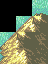

Rendered tile map (Tiled .tmx) drawn with the repository's tilesets; below, a short description and the full map source, tile grids included:
An orthogonal 3x4 tile map with 16x16 px tiles, 1 tile layer (Tile Layer 1).

<map version="1.0" tiledversion="1.1.4" orientation="orthogonal" renderorder="right-down" width="3" height="4" tilewidth="16" tileheight="16" infinite="0" nextobjectid="1">
 <tileset firstgid="1" name="01000203" tilewidth="16" tileheight="16" tilecount="1024" columns="32">
  <image source="01000203.png" trans="ffffff" width="512" height="512" />
 </tileset>
 <layer name="Tile Layer 1" width="3" height="4">
  <properties>
   <property name="Main" value="" />
  </properties>
  <data>
   <tile />
   <tile />
   <tile gid="743" />
   <tile />
   <tile gid="656" />
   <tile gid="617" />
   <tile gid="592" />
   <tile gid="617" />
   <tile gid="461" />
   <tile gid="496" />
   <tile gid="546" />
   <tile gid="493" />
  </data>
 </layer>
</map>
